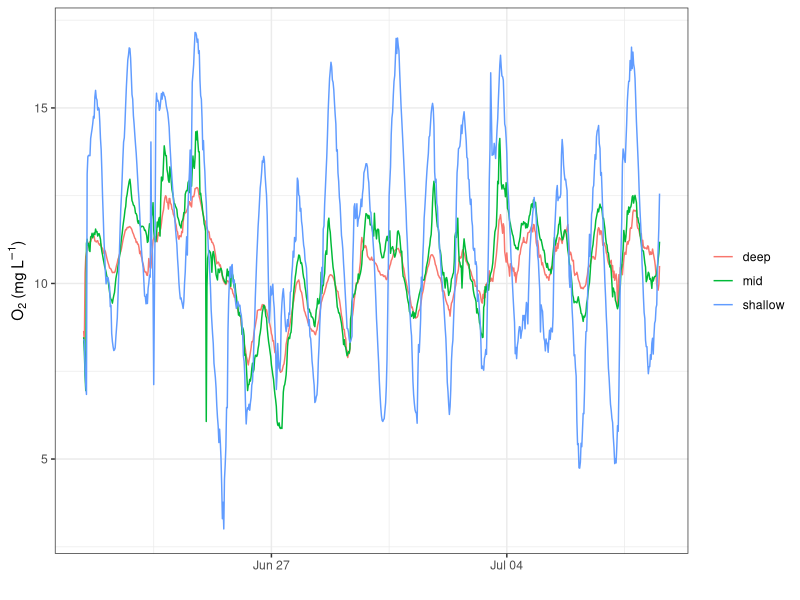

This chart was generated by the following R code:
library(tidyverse)
library(lubridate)


do<- read_csv("data/buoy_DO.csv")


do<- do%>%
  mutate(datetime = as.POSIXct(datetime, format="%m/%d/%y %H:%M"))
               
               
ggplot(do)+
  geom_line(aes(x = datetime, y = DO_mgL, color = buoy))+
  ylab(expression(paste(O[2], " (mg " , L^-1,")")))+
  xlab("")+
  theme_bw()+
  theme(legend.title=element_blank())

  